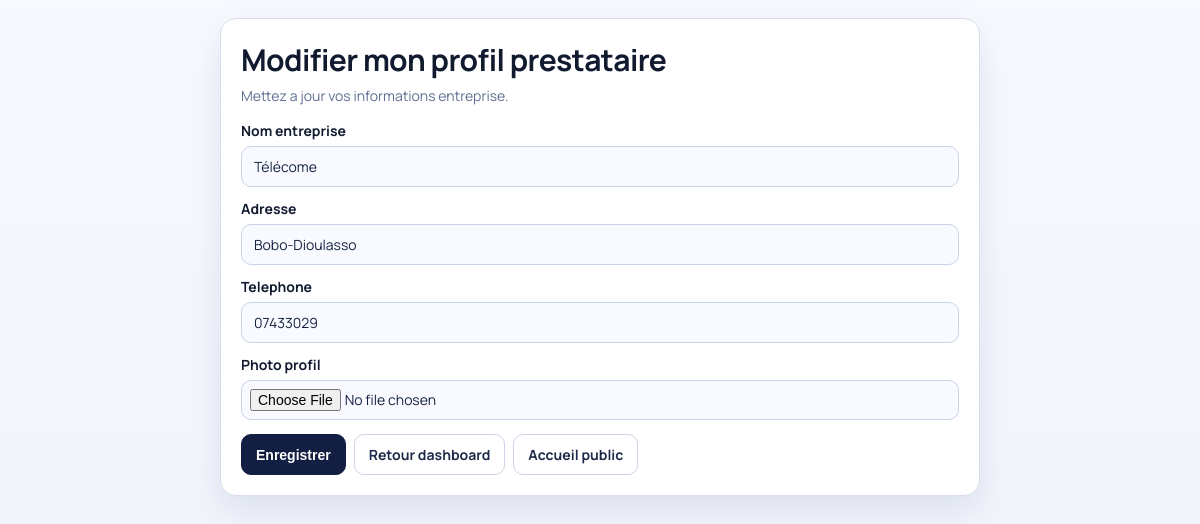
/prestataire/profil/ (signed in), run on the app's committed database.
### services/models.py (models this page shows, shortened)
class Prestataire(models.Model):
    user = models.OneToOneField(User, on_delete=models.CASCADE)
    nom_entreprise = models.CharField(max_length=100)
    adresse = models.CharField(max_length=255)
    telephone = models.CharField(max_length=20)
    photo_profil = models.ImageField(upload_to="prestataires/profils/", null=True, blank=True)

### utilisateurs/views.py (the view)
# urls.py: path("prestataire/profil/", views.profil_prestataire, name="prestataire_profil"),
@login_required
def profil_prestataire(request):
    prestataire = _get_prestataire(request.user)
    if request.method == "POST":
        form = PrestataireForm(request.POST, request.FILES, instance=prestataire)
        if form.is_valid():
            profil = form.save(commit=False)
            profil.user = request.user
            profil.save()
            messages.success(request, "Votre profil prestataire est enregistre.")
            return redirect("dashboard_prestataire")
    else:
        form = PrestataireForm(instance=prestataire)
    context = {
        "form": form,
        "has_profile": bool(prestataire),
    }
    return render(request, "utilisateurs/profil_prestataire_form.html", context)

### utilisateurs/forms.py
class PrestataireForm(forms.ModelForm):
    class Meta:
        model = Prestataire
        fields = ["nom_entreprise", "adresse", "telephone", "photo_profil"]
        widgets = {
            "nom_entreprise": forms.TextInput(
                attrs={"class": "form-control", "placeholder": "Nom de l'entreprise"}
            ),
            "adresse": forms.TextInput(
                attrs={"class": "form-control", "placeholder": "Adresse"}
            ),
            "telephone": forms.TextInput(
                attrs={"class": "form-control", "placeholder": "Numero de telephone"}
            ),
            "photo_profil": forms.ClearableFileInput(
                attrs={"class": "form-control-file"}
            ),
        }

### utilisateurs/views.py (called while the page is built)
def _get_prestataire(user):
    return Prestataire.objects.filter(user=user).first()

### utilisateurs/templates/utilisateurs/profil_prestataire_form.html (shortened to what this page needs)
<!doctype html>
<html lang="fr">
<head>
</head>
<body>
    <section class="card">
        {% if has_profile %}
            <h1>Modifier mon profil prestataire</h1>
            <p class="lead">Mettez a jour vos informations entreprise.</p>
        {% else %}
            <h1>Creer mon profil prestataire</h1>
            <p class="lead">Ce profil est necessaire pour gerer vos services et demandes clients.</p>
        {% endif %}
        <form method="post" enctype="multipart/form-data">
            <div class="field">
                <label for="{{ form.nom_entreprise.id_for_label }}">Nom entreprise</label>
                {{ form.nom_entreprise }}
            </div>
            <div class="field">
                <label for="{{ form.adresse.id_for_label }}">Adresse</label>
                {{ form.adresse }}
            </div>
            <div class="field">
                <label for="{{ form.telephone.id_for_label }}">Telephone</label>
                {{ form.telephone }}
            </div>
            <div class="field">
                <label for="{{ form.photo_profil.id_for_label }}">Photo profil</label>
                {{ form.photo_profil }}
            </div>
            <div class="actions">
                <button class="btn btn-primary" type="submit">Enregistrer</button>
                <a class="btn" href="{% url 'dashboard_prestataire' %}">Retour dashboard</a>
                <a class="btn" href="{% url 'home' %}">Accueil public</a>
            </div>
        </form>
    </section>
</body>
</html>

### utilisateurs/templates/utilisateurs/profil_prestataire_form.html (style rules this page uses)
:root { --bg: #eef2fb; --surface: #ffffff; --line: #d8deec; --ink: #111a2f; --muted: #5f6f92; --primary: #121f43; }
* { box-sizing: border-box; }
body { margin: 0; min-height: 100vh; background: radial-gradient(760px 280px at 20% -20%, #fff 0%, transparent 60%), linear-gradient(180deg, #f7f9ff 0%, var(--bg) 100%); color: var(--ink); font-family: "Manrope", "Segoe UI", sans-serif; padding: 18px; }
.card { width: min(760px, 100%); margin: 0 auto; border: 1px solid var(--line); border-radius: 16px; background: var(--surface); padding: 20px; box-shadow: 0 14px 34px rgba(12, 22, 52, 0.09); }
h1 { margin: 0 0 6px; font-size: 30px; letter-spacing: -0.02em; }
.lead { margin: 0 0 16px; color: var(--muted); font-size: 14px; }
.field { margin-bottom: 12px; }
label { display: block; margin-bottom: 6px; font-size: 14px; font-weight: 700; }
input { width: 100%; border: 1px solid #cad4e8; border-radius: 10px; padding: 10px 12px; font-size: 14px; font-family: inherit; background: #f8faff; color: #172342; }
input[type="file"] { padding: 8px; }
.actions { margin-top: 14px; display: flex; gap: 8px; flex-wrap: wrap; }
.btn { border: 1px solid #ccd5e8; border-radius: 10px; padding: 10px 14px; font-size: 14px; font-weight: 700; text-decoration: none; color: #1e2a4a; background: #fff; cursor: pointer; }
.btn-primary { border-color: var(--primary); background: var(--primary); color: #fff; }

### data on the page
Prestataire: nom_entreprise "Télécome", adresse "Bobo-Dioulasso", telephone "07433029"
